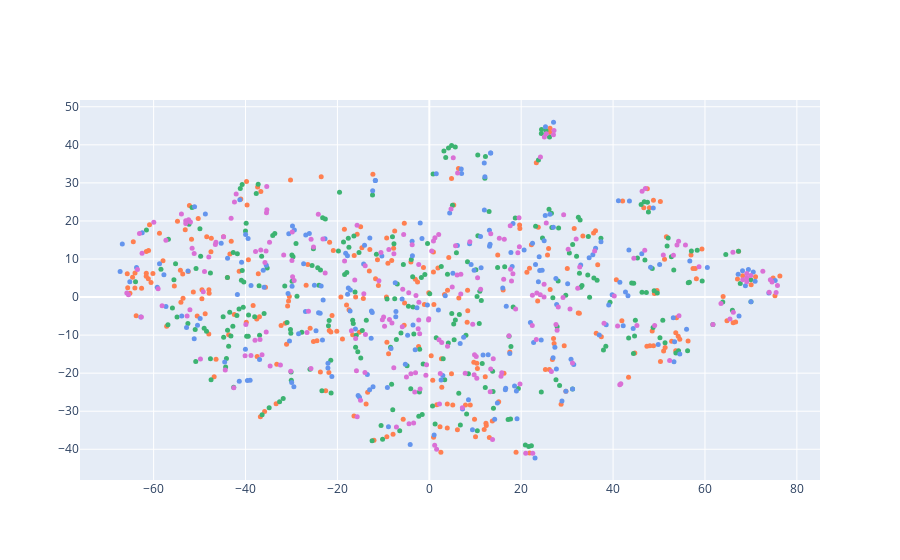

Notebook code cell kept with this figure:
### Code cell
tsne = TSNE(n_components=2, perplexity=15, random_state=42, init='random', learning_rate=200)
vis_dims = tsne.fit_transform(np.array(red_embeddings_10))
x = [x for x, y in vis_dims]
y = [y for x,y in vis_dims]

colors = [str(x) for x in df['survey_num'].to_list()]
color_map = {1: 'coral', 2: 'mediumseagreen', 3: 'cornflowerblue', 4: 'orchid'}
fig = go.Figure()
fig.add_trace(go.Scatter(
    x=x,
    y=y,
    mode='markers',
    hoverinfo='text',
    text=df['q2_24'].to_list(),
    marker=dict(
        size=5,
        color=[color_map[int(x)] for x in colors],

    ),
))

### Figure 1 — Plotly figure (JSON) as saved in the notebook; plotly's stock layout.template omitted (floating-point values rounded to 4 significant figures; data arrays with more than 128 entries replaced by an {"elided": "..."} marker saying what was removed)
{"data": [{"hoverinfo": "text", "marker": {"color": {"elided": "956 str values"}, "size": 5}, "mode": "markers", "text": {"elided": "956 str values"}, "type": "scatter", "x": {"elided": "956 float values"}, "y": {"elided": "956 float values"}}], "layout": {}}
